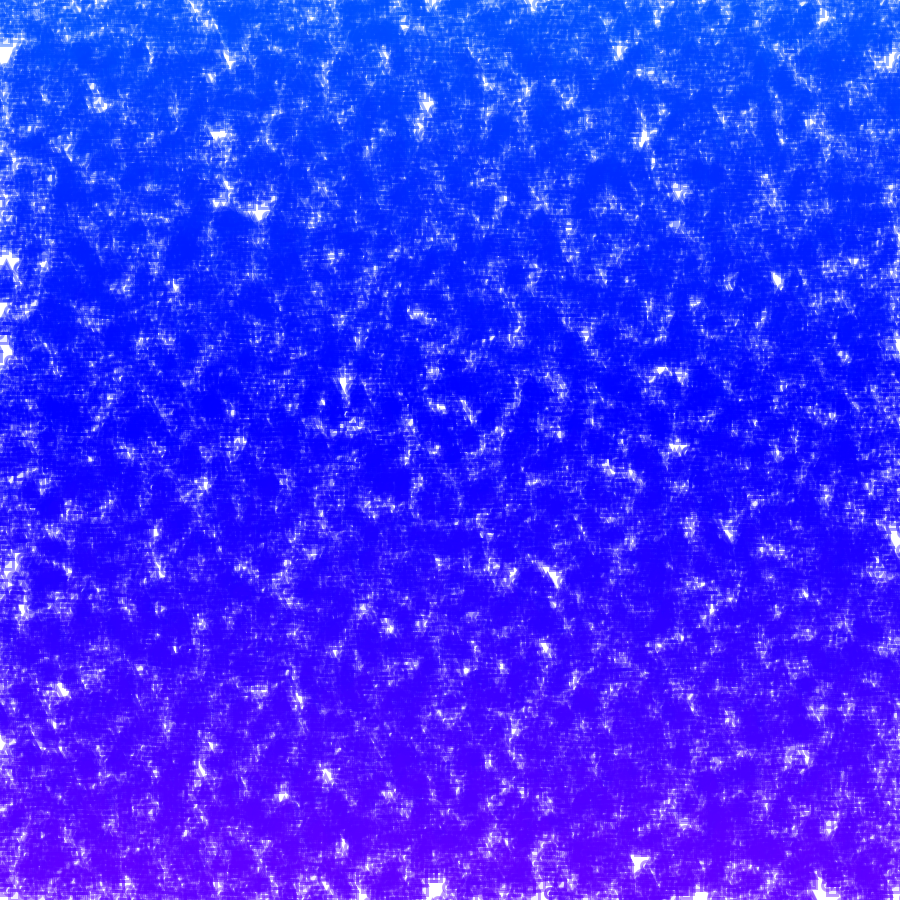
Frame 1 (no input)
Frame 60 (the mouse pressed at the canvas centre just before this capture): identical to frame 1, image omitted
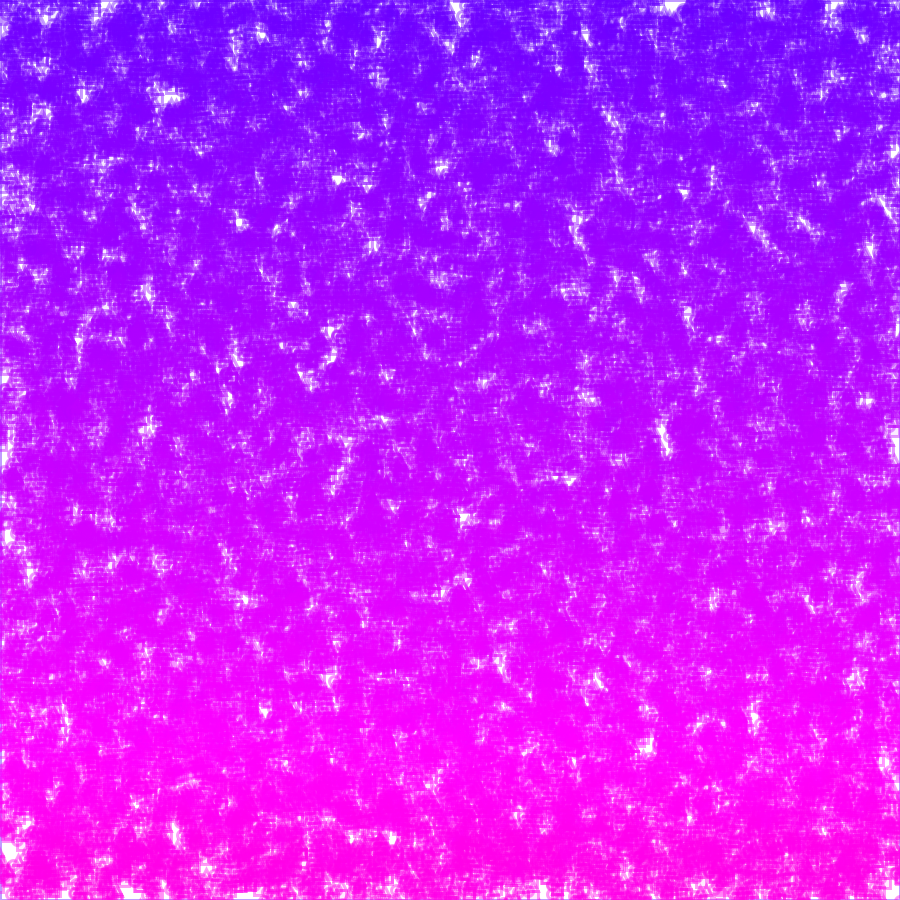
Frame 120 (the mouse held since frame 60 and released just before this capture)

The Processing sketch that drew these frames (run headless with seeded random() and noise(); from frame 60 on, the mouse is pressed at the canvas centre):

// Processing sketch: processing_72712
// ── processing_72712.pde

boolean walk = true;

float h;
boolean backDark = true;
int back = 255;

void setup()
{
  size (900, 900);
  colorMode(HSB);
  fill(back);
  noStroke();
  rect(0, 0, width, height);
  smooth ();
  strokeWeight (3);

  h = 155;

  noFill();

  walk = true;
  backDark = false;
}

void draw()
{
  if (walk)
  {
    fill(back);
    rect(0, 0, width, height);
    strokeWeight (3);

    //Update the Hue
    h = (h + 1) % 255;
    //stroke(h, 100);
    stroke(h, 255, 255, 100);
    fill(h, 255, 255, 20);

    float ry = 0;
    float rx = 0;

    beginShape();

    //Semi-Random Tiling of Squares, Circles & Triangles
    for (int k=0; k < 100; k++)
    {
      for (int i=0; i < 151; i++)
      {
        //noFill();
        rect(rx, ry, 10, 10);
        ellipse(rx, ry, 10, 10);
        triangle(rx, ry, rx + 10, ry, rx + 5, ry - 10);

        ry = 9 * k + random(-30, 30);
        rx = 6 * i + random(-40, 40);
      }

      //Update the Hue
      h = (h + .3) % 255;
      stroke(h, 255, 255, 100);
      fill(h, 255, 255, 20);
      //stroke(h, 100);
    }

    endShape();

    //----------------------------------------------------
    //----------------------------------------------------

    walk = false;
  }
}

// Use a keypress so thousands of files aren't created
void mousePressed() 
{
  if (!walk)
  {
    walk = true;
  }
}

//Switch Background Color from White to Black or Vice Versa 
void keyPressed()
{ 
  if (backDark)
  {
    back = 255;
    backDark = false;
  }
  else
  {
    back = 0;
    backDark = true;
  }
}
